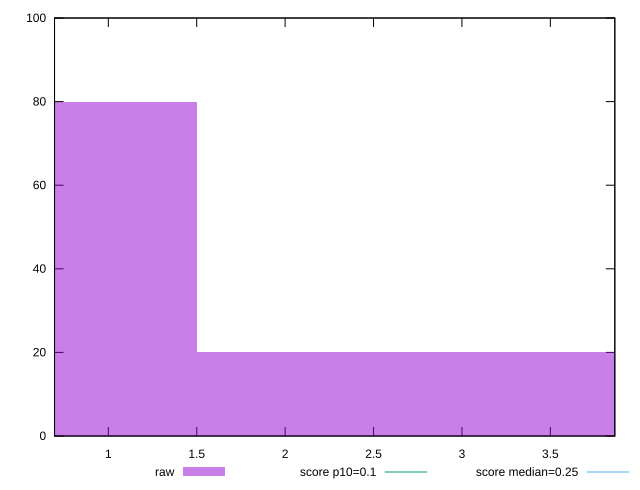

Write the gnuplot code that produced this figure.
reset

$raw <<EOF
0 80
3.001148538317287 20
EOF

set key outside below
set boxwidth 3.001148538317287
set xrange [0.6958385416666666:3.864670138888889]
set yrange [0:100]
set trange [0:100]
set style fill transparent solid 0.5 noborder

set parametric
set terminal svg size 640, 490 enhanced background rgb 'white'
set output "report_00023_2021-02-20T12:14:57.249Z/cumulative-layout-shift/samples/pages+cached+noadtech+nomedia+nocss/raw/histogram.svg"

plot $raw title "raw" with boxes, \
     0.1,t title "score p10=0.1", \
     0.25,t title "score median=0.25"

reset
